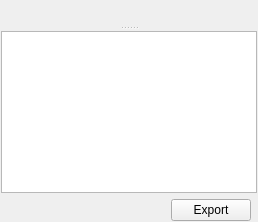
          <widget class="QSplitter" name="splitter">
           <property name="orientation">
            <enum>Qt::Vertical</enum>
           </property>
           <widget class="MatplotlibWidget" name="resultsPlot" native="true"/>
           <widget class="QFrame" name="frame_5">
            <property name="frameShape">
             <enum>QFrame::NoFrame</enum>
            </property>
            <property name="frameShadow">
             <enum>QFrame::Raised</enum>
            </property>
            <layout class="QGridLayout" name="gridLayout_2">
             <property name="margin">
              <number>1</number>
             </property>
             <item row="0" column="0" colspan="3">
              <widget class="QTableView" name="resultsTableView"/>
             </item>
             <item row="1" column="1">
              <widget class="QPushButton" name="saveResultsButton">
               <property name="text">
                <string>Export</string>
               </property>
              </widget>
             </item>
             <item row="1" column="0">
              <spacer name="horizontalSpacer_4">
               <property name="orientation">
                <enum>Qt::Horizontal</enum>
               </property>
               <property name="sizeHint" stdset="0">
                <size>
                 <width>40</width>
                 <height>20</height>
                </size>
               </property>
              </spacer>
             </item>
            </layout>
           </widget>
          </widget>
